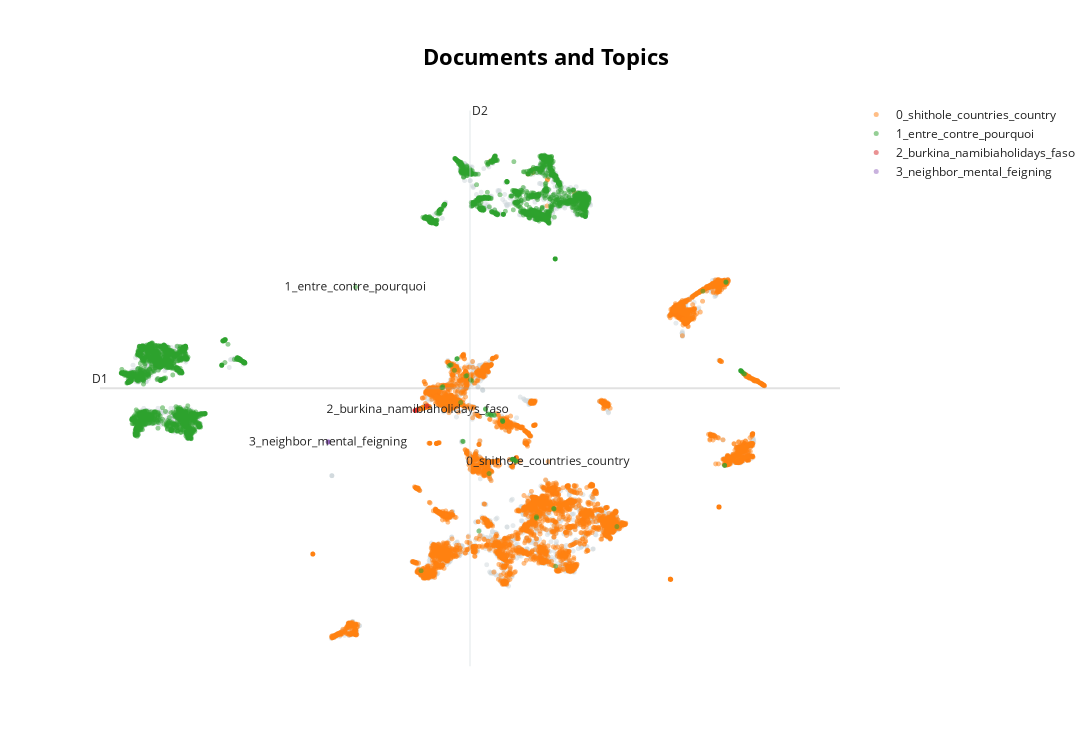

Notebook code cell kept with this figure:
### Code cell
topic_model.visualize_documents(tweets)

### Figure 1 — Plotly figure (JSON) as saved in the notebook; plotly's stock layout.template omitted (floating-point values rounded to 4 significant figures; data arrays with more than 128 entries replaced by an {"elided": "..."} marker saying what was removed)
{"data": [{"hoverinfo": "text", "hovertext": {"elided": "5660 str values"}, "marker": {"color": "#CFD8DC", "opacity": 0.5, "size": 5}, "mode": "markers+text", "name": "other", "showlegend": false, "type": "scattergl", "x": {"elided": "5660 float values"}, "y": {"elided": "5660 float values"}}, {"hoverinfo": "text", "hovertext": {"elided": "8371 str values"}, "marker": {"opacity": 0.5, "size": 5}, "mode": "markers+text", "name": "0_shithole_countries_country", "text": {"elided": "8371 str values"}, "textfont": {"size": 12}, "type": "scattergl", "x": {"elided": "8371 float values"}, "y": {"elided": "8371 float values"}}, {"hoverinfo": "text", "hovertext": {"elided": "4615 str values"}, "marker": {"opacity": 0.5, "size": 5}, "mode": "markers+text", "name": "1_entre_contre_pourquoi", "text": {"elided": "4615 str values"}, "textfont": {"size": 12}, "type": "scattergl", "x": {"elided": "4615 float values"}, "y": {"elided": "4615 float values"}}, {"hoverinfo": "text", "hovertext": ["#namibiaholidays - #travel guide tips reviews #africa #tourism #frizemedia @url via @user", "Backpacking and Travel Guide to Burkina Faso #africa #ttot @URL", "backpacking travel guide burkina faso #africa #ttot @url", "#naankuse #volunteerafrica #wildlife #conservation #fridays #animals #chac", "wildebeest migration mara crossing safari #travel #africa #ttot @url", "#NamibiaHolidays - #Travel Guide Tips And Reviews #africa #tourism #FrizeMedia @URL via @user", "Wildebeest Migration Mara Crossing Safari #travel #africa #ttot @URL", "#naankuse #volunteerafrica #wildlife #conservation #fridays #animals #chac…", "24 Hours in Swakopmund Namibia #travel #africa #ttot @URL", "24 hours swakopmund namibia #travel #africa #ttot @url", null], "marker": {"opacity": 0.5, "size": 5}, "mode": "markers+text", "name": "2_burkina_namibiaholidays_faso", "text": ["", "", "", "", "", "", "", "", "", "", "2_burkina_namibiaholidays_faso"], "textfont": {"size": 12}, "type": "scattergl", "x": [5.046, 5.042, 5.048, 5.422, 5.035, 5.037, 5.023, 5.409, 5.034, 5.019, 5.111], "y": [1.984, 1.979, 1.983, 2.194, 1.977, 1.978, 1.972, 2.166, 1.975, 1.97, 2.018]}, {"hoverinfo": "text", "hovertext": ["@user suspicion upstairs old chinaman neighbor feigning mental illness since 3 years ago slamming g @url", "@user @user Suspicion is upstairs chinaman neighbor feigning mental illness since 3 years agoslamming his g\\u2026 @URL", "@user Suspicion upstairs old chinaman neighbor feigning mental illness since 3 years ago slamming his ga\\u2026 @URL", "@user Suspicion is upstairs old chinaman neighbor feigning mental illness since 3 years ago slamming his g\\u2026 @URL", "@user @user suspicion upstairs chinaman neighbor feigning mental illness since 3 years agoslamming g @url", "@user suspicion upstairs old chinaman neighbor feigning mental illness since 3 years ago slamming ga @url", "@user suspicion upstairs old chinaman neighbor feigning mental illness since 3 years ago slamming gate going @url", "@user Suspicion is upstairs old chinaman neighbor feigning mental illness since 3 years ago slamming his gate going\\u2026 @URL", null], "marker": {"opacity": 0.5, "size": 5}, "mode": "markers+text", "name": "3_neighbor_mental_feigning", "text": ["", "", "", "", "", "", "", "", "3_neighbor_mental_feigning"], "textfont": {"size": 12}, "type": "scattergl", "x": [2.168, 2.168, 2.168, 2.168, 2.168, 2.168, 2.168, 2.167, 2.168], "y": [0.4983, 0.4984, 0.4984, 0.4983, 0.4983, 0.4984, 0.4983, 0.4984, 0.4983]}], "layout": {"annotations": [{"showarrow": false, "text": "D1", "x": -5.331, "y": 3.008, "yshift": 10}, {"showarrow": false, "text": "D2", "x": 6.827, "xshift": 10, "y": 16.02}], "height": 750, "shapes": [{"line": {"color": "#CFD8DC", "width": 2}, "type": "line", "x0": 6.827, "x1": 6.827, "y0": -10.01, "y1": 16.02}, {"line": {"color": "#9E9E9E", "width": 2}, "type": "line", "x0": -5.331, "x1": 18.99, "y0": 3.008, "y1": 3.008}], "title": {"font": {"color": "Black", "size": 22}, "text": "<b>Documents and Topics</b>", "x": 0.5, "xanchor": "center", "yanchor": "top"}, "width": 1200, "xaxis": {"visible": false}, "yaxis": {"visible": false}}}
